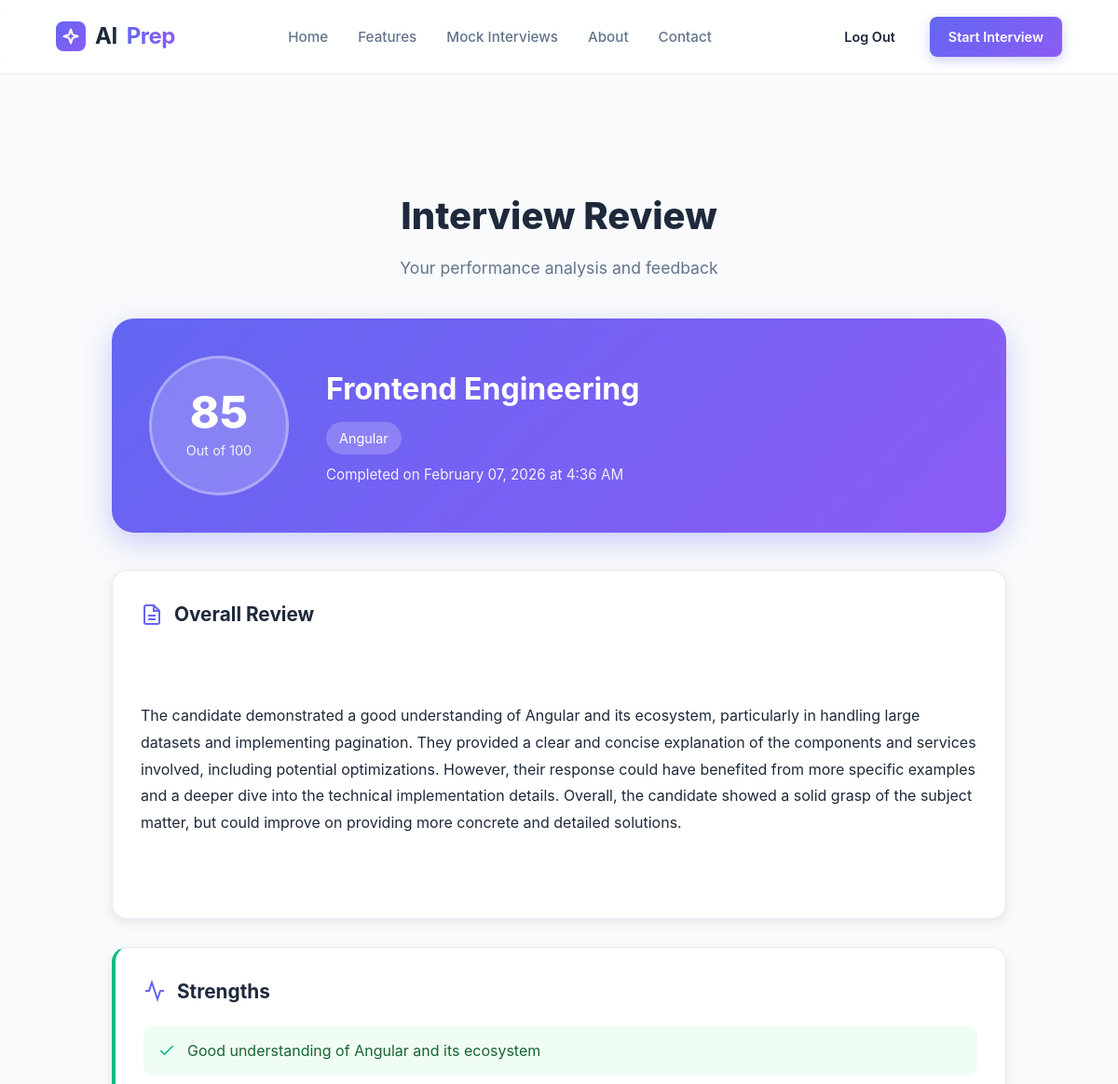
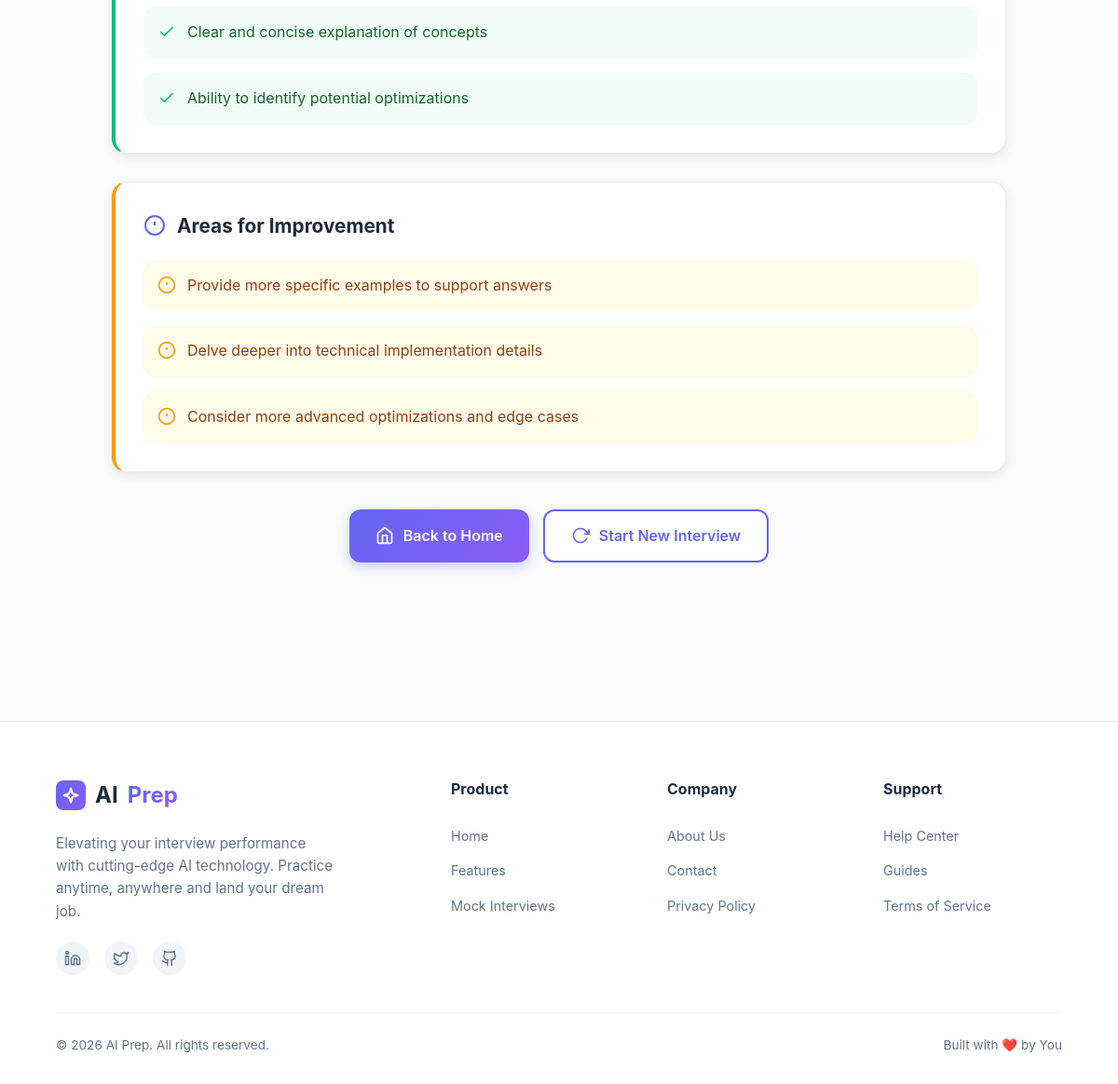
/interview-review/1/ (signed in), run on the app's committed database (2 pictures, top to bottom).
### App/models.py (models this page shows, shortened)
class Interview(models.Model):
    user = models.ForeignKey(AuthUser, on_delete=models.CASCADE, related_name='interviews')
    role = models.CharField(max_length=200)
    technology = models.CharField(max_length=500, blank=True, null=True)
    difficulty = models.CharField(max_length=50, default='mid')
    focus = models.CharField(max_length=50, default='balanced')
    persona = models.CharField(max_length=50, default='neutral')
    conversation = models.TextField(help_text="JSON string of conversation history")
    ai_review = models.TextField(blank=True, null=True)
    score = models.IntegerField(default=0, help_text="Score out of 100")
    strengths = models.TextField(blank=True, null=True)
    improvements = models.TextField(blank=True, null=True)
    created_at = models.DateTimeField(auto_now_add=True)
    updated_at = models.DateTimeField(auto_now=True)
    class Meta:
        ordering = ['-created_at']

### App/views.py (the view)
# urls.py: path('interview-review/<int:interview_id>/', views.interview_review, name='interview_review'),
@login_required
def interview_review(request, interview_id):
    try:
        interview = Interview.objects.get(id=interview_id, user=request.user)
        strengths_list = []
        improvements_list = []
        if interview.strengths:
            try:
                strengths_list = json.loads(interview.strengths)
            except:
                strengths_list = [interview.strengths] if interview.strengths else []
        if interview.improvements:
            try:
                improvements_list = json.loads(interview.improvements)
            except:
                improvements_list = [interview.improvements] if interview.improvements else []
        context = {
            'interview': interview,
            'strengths_list': strengths_list,
            'improvements_list': improvements_list,
        }
        return render(request, 'interview_review.html', context)
    except Interview.DoesNotExist:
        messages.error(request, 'Interview not found.')
        return redirect('home')

### App/templates/interview_review.html (shortened to what this page needs)
{% extends 'base/navbar.html' %}
{% load static %}
{% block css %}
<link rel="stylesheet" href="{% static 'interview_review.css' %}">
{% endblock %}
{% block content %}
<div class="review-container">
    <div class="review-header">
        <h1 class="review-title">Interview Review</h1>
        <p class="review-subtitle">Your performance analysis and feedback</p>
    </div>
    <div class="score-card">
        <div class="score-circle">
            <div class="score-value">{{ interview.score }}</div>
            <div class="score-label">Out of 100</div>
        </div>
        <div class="score-details">
            <h2 class="role-title">{{ interview.role }}</h2>
            {% if interview.technology %}
            <p class="tech-badge">{{ interview.technology }}</p>
            {% endif %}
            <p class="review-date">Completed on {{ interview.created_at|date:"F d, Y" }} at {{ interview.created_at|time:"g:i A" }}</p>
        </div>
    </div>
    <div class="review-content">
        <div class="review-section">
            <h3 class="section-title">
                <svg width="24" height="24" viewBox="0 0 24 24" fill="none" stroke="currentColor" stroke-width="2">
                    <path d="M14 2H6a2 2 0 0 0-2 2v16a2 2 0 0 0 2 2h12a2 2 0 0 0 2-2V8z"></path>
                    <polyline points="14 2 14 8 20 8"></polyline>
                    <line x1="16" y1="13" x2="8" y2="13"></line>
                    <line x1="16" y1="17" x2="8" y2="17"></line>
                </svg>
                Overall Review
            </h3>
            <div class="review-text">
                {{ interview.ai_review|linebreaks }}
            </div>
        </div>
        <div class="review-section strengths-section">
            <h3 class="section-title">
                <svg width="24" height="24" viewBox="0 0 24 24" fill="none" stroke="currentColor" stroke-width="2">
                    <polyline points="22 12 18 12 15 21 9 3 6 12 2 12"></polyline>
                </svg>
                Strengths
            </h3>
            <ul class="strengths-list">
                {% for strength in strengths_list %}
                <li class="strength-item">
                    <svg width="20" height="20" viewBox="0 0 24 24" fill="none" stroke="currentColor" stroke-width="2">
                        <polyline points="20 6 9 17 4 12"></polyline>
                    </svg>
                    {{ strength }}
                </li>
                {% endfor %}
            </ul>
        </div>
        <div class="review-section improvements-section">
            <h3 class="section-title">
                <svg width="24" height="24" viewBox="0 0 24 24" fill="none" stroke="currentColor" stroke-width="2">
                    <circle cx="12" cy="12" r="10"></circle>
                    <line x1="12" y1="8" x2="12" y2="12"></line>
                    <line x1="12" y1="16" x2="12.01" y2="16"></line>
                </svg>
                Areas for Improvement
            </h3>
            <ul class="improvements-list">
                {% for improvement in improvements_list %}
                <li class="improvement-item">
                    <svg width="20" height="20" viewBox="0 0 24 24" fill="none" stroke="currentColor" stroke-width="2">
                        <circle cx="12" cy="12" r="10"></circle>
                        <line x1="12" y1="8" x2="12" y2="12"></line>
                        <line x1="12" y1="16" x2="12.01" y2="16"></line>
                    </svg>
                    {{ improvement }}
                </li>
                {% endfor %}
            </ul>
        </div>
    </div>
    <div class="review-actions">
        <a href="{% url 'home' %}" class="btn-review btn-primary">
            <svg width="20" height="20" viewBox="0 0 24 24" fill="none" stroke="currentColor" stroke-width="2">
                <path d="M3 9l9-7 9 7v11a2 2 0 0 1-2 2H5a2 2 0 0 1-2-2z"></path>
                <polyline points="9 22 9 12 15 12 15 22"></polyline>
            </svg>
            Back to Home
        </a>
        <a href="{% url 'interview' %}" class="btn-review btn-secondary">
            <svg width="20" height="20" viewBox="0 0 24 24" fill="none" stroke="currentColor" stroke-width="2">
                <polyline points="23 4 23 10 17 10"></polyline>
                <path d="M20.49 15a9 9 0 1 1-2.12-9.36L23 10"></path>
            </svg>
            Start New Interview
        </a>
    </div>
</div>
{% endblock %}

### App/static/navbar.css (style rules this page uses)
:root { --primary-color: #6366f1; --primary-hover: #4f46e5; --secondary-color: #8b5cf6; --text-dark: #1e293b; --text-gray: #64748b; --bg-body: #f8fafc; --nav-bg: rgba(255, 255, 255, 0.85); --nav-border: rgba(226, 232, 240, 0.8); --shadow-sm: 0 1px 2px 0 rgba(0, 0, 0, 0.05); --shadow-md: 0 4px 6px -1px rgba(0, 0, 0, 0.1), 0 2px 4px -1px rgba(0, 0, 0, 0.06); --font-main: -apple-system, BlinkMacSystemFont, "Segoe UI", Roboto, Helvetica, Arial, sans-serif; --transition-speed: 0.3s; }
* { margin: 0; padding: 0; box-sizing: border-box; }
body { font-family: var(--font-main); background-color: var(--bg-body); color: var(--text-dark); line-height: 1.6; }
.btn-primary { background: linear-gradient(135deg, var(--primary-color), var(--secondary-color)); color: white; border: none; box-shadow: 0 4px 12px rgba(99, 102, 241, 0.3); }

### App/static/interview_review.css (style rules this page uses)
.review-container { max-width: 1000px; margin: 100px auto 60px; padding: 0 20px; }
.review-header { text-align: center; margin-bottom: 40px; }
.review-title { font-size: 2.5rem; font-weight: 800; margin-bottom: 10px; color: var(--text-dark, #1f2937); }
.review-subtitle { color: var(--text-gray, #6b7280); font-size: 1.1rem; }
.score-card { background: linear-gradient(135deg, var(--primary-color, #6366f1), var(--secondary-color, #8b5cf6)); border-radius: 24px; padding: 40px; margin-bottom: 40px; display: flex; align-items: center; gap: 40px; box-shadow: 0 10px 30px rgba(99, 102, 241, 0.3); color: white; }
.score-circle { flex-shrink: 0; width: 150px; height: 150px; border-radius: 50%; background: rgba(255, 255, 255, 0.2); backdrop-filter: blur(10px); display: flex; flex-direction: column; align-items: center; justify-content: center; border: 3px solid rgba(255, 255, 255, 0.3); }
.score-value { font-size: 3rem; font-weight: 800; line-height: 1; }
.score-label { font-size: 0.9rem; opacity: 0.9; margin-top: 5px; }
.score-details { flex: 1; }
.role-title { font-size: 2rem; font-weight: 700; margin-bottom: 10px; }
.tech-badge { display: inline-block; background: rgba(255, 255, 255, 0.2); padding: 6px 14px; border-radius: 20px; font-size: 0.9rem; margin-bottom: 10px; backdrop-filter: blur(10px); }
.review-date { opacity: 0.9; font-size: 0.95rem; }
.review-content { display: flex; flex-direction: column; gap: 30px; margin-bottom: 40px; }
.review-section { background: white; border-radius: 16px; padding: 30px; box-shadow: 0 4px 12px rgba(0, 0, 0, 0.08); border: 1px solid var(--nav-border, #e5e7eb); }
.section-title { display: flex; align-items: center; gap: 12px; font-size: 1.3rem; font-weight: 700; color: var(--text-dark, #1f2937); margin-bottom: 20px; }
.section-title svg { color: var(--primary-color, #6366f1); }
.review-text { color: var(--text-dark, #1f2937); line-height: 1.8; font-size: 1rem; white-space: pre-wrap; }
.strengths-section { border-left: 4px solid #10b981; }
.strengths-list { list-style: none; padding: 0; margin: 0; display: flex; flex-direction: column; gap: 15px; }
.strength-item { display: flex; align-items: flex-start; gap: 12px; padding: 15px; background: #f0fdf4; border-radius: 12px; color: #166534; font-size: 1rem; line-height: 1.6; }
.strength-item svg { flex-shrink: 0; margin-top: 2px; color: #10b981; }
.improvements-section { border-left: 4px solid #f59e0b; }
.improvements-list { list-style: none; padding: 0; margin: 0; display: flex; flex-direction: column; gap: 15px; }
.improvement-item { display: flex; align-items: flex-start; gap: 12px; padding: 15px; background: #fffbeb; border-radius: 12px; color: #92400e; font-size: 1rem; line-height: 1.6; }
.improvement-item svg { flex-shrink: 0; margin-top: 2px; color: #f59e0b; }
.review-actions { display: flex; gap: 15px; justify-content: center; flex-wrap: wrap; margin-top: 40px; }
.btn-review { display: inline-flex; align-items: center; gap: 10px; padding: 14px 28px; border-radius: 12px; font-weight: 600; font-size: 1rem; text-decoration: none; transition: all 0.2s; border: none; cursor: pointer; }
.btn-primary { background: linear-gradient(135deg, var(--primary-color, #6366f1), var(--secondary-color, #8b5cf6)); color: white; box-shadow: 0 4px 12px rgba(99, 102, 241, 0.3); }
.btn-secondary { background: white; color: var(--primary-color, #6366f1); border: 2px solid var(--primary-color, #6366f1); }

### data on the page
Interview: score "85", role "Frontend Engineering", technology "Angular", created_at "February 07, 2026", created_at "4:36 AM", ai_review "The candidate demonstrated a good understanding of Angular and its ecosystem, particularly in handling large datasets and implementing pagination. They provided a clear and concise explanation of the components and services involved, including potential optimizations. However, their response could have benefited from more specific examples and a deeper dive into the technical implementation details. Overall, the candidate showed a solid grasp of the subject matter, but could improve on providing more concrete and detailed solutions."

### other printed values
{{ strength }} "Good understanding of Angular and its ecosystem" "Clear and concise explanation of concepts" "Ability to identify potential optimizations"
{{ improvement }} "Provide more specific examples to support answers" "Delve deeper into technical implementation details" "Consider more advanced optimizations and edge cases"
